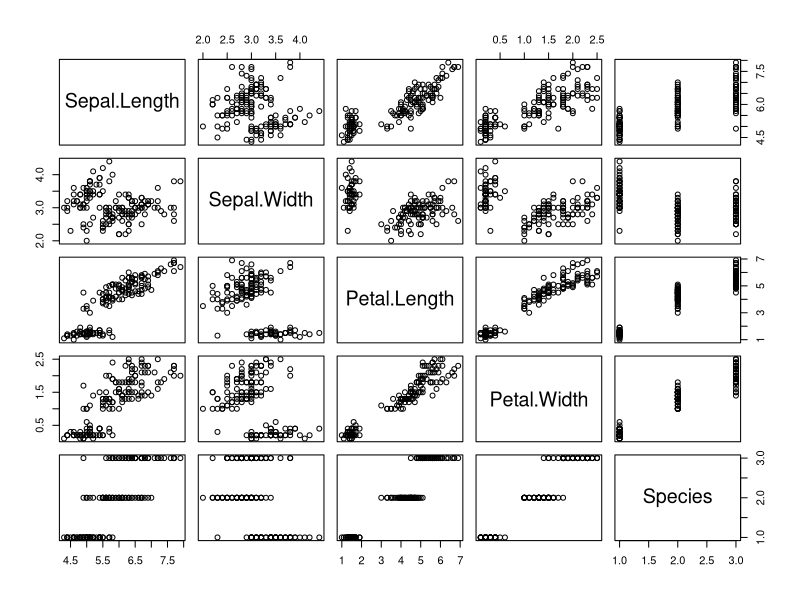
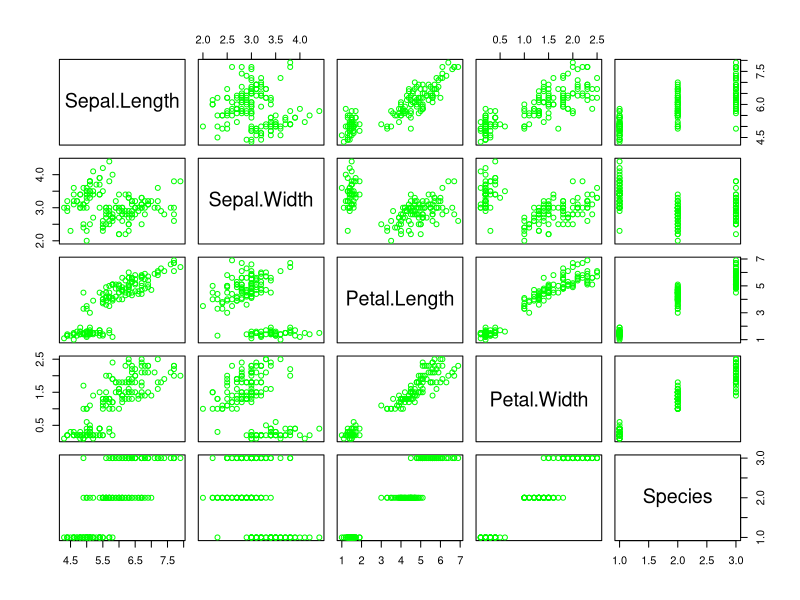
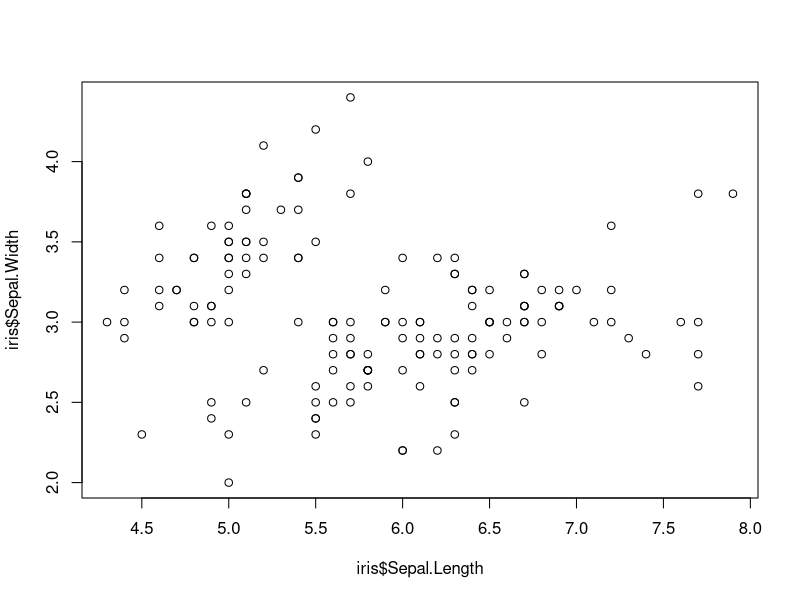
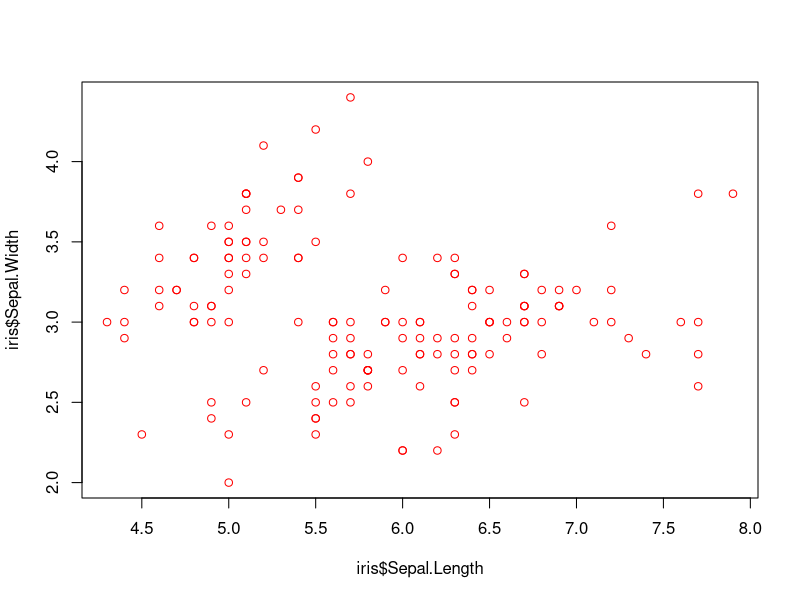
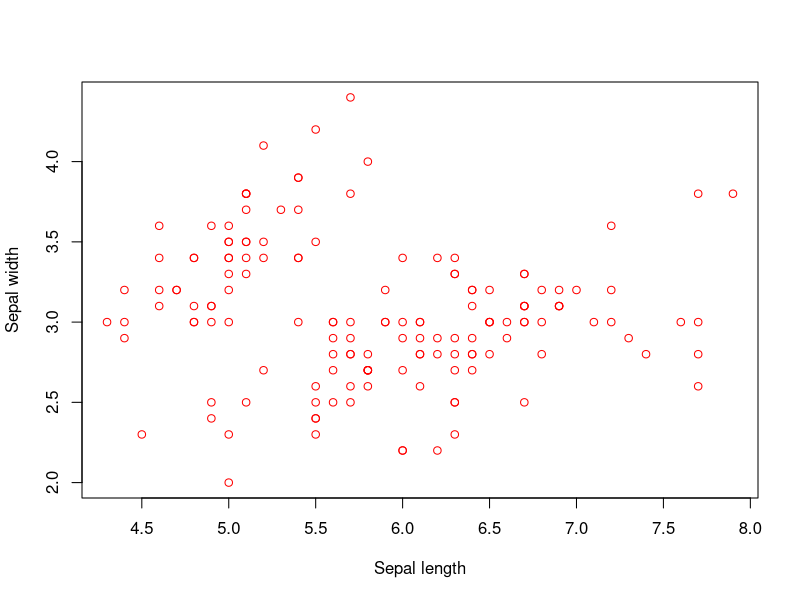
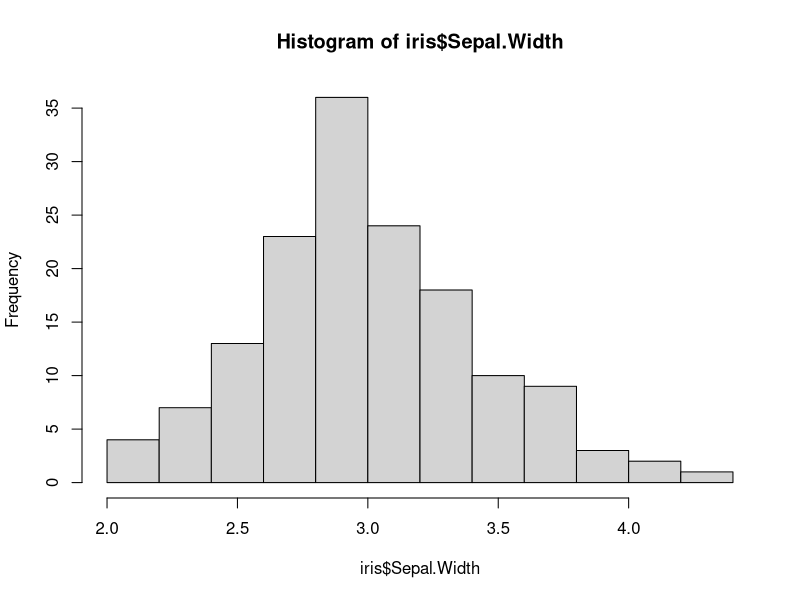
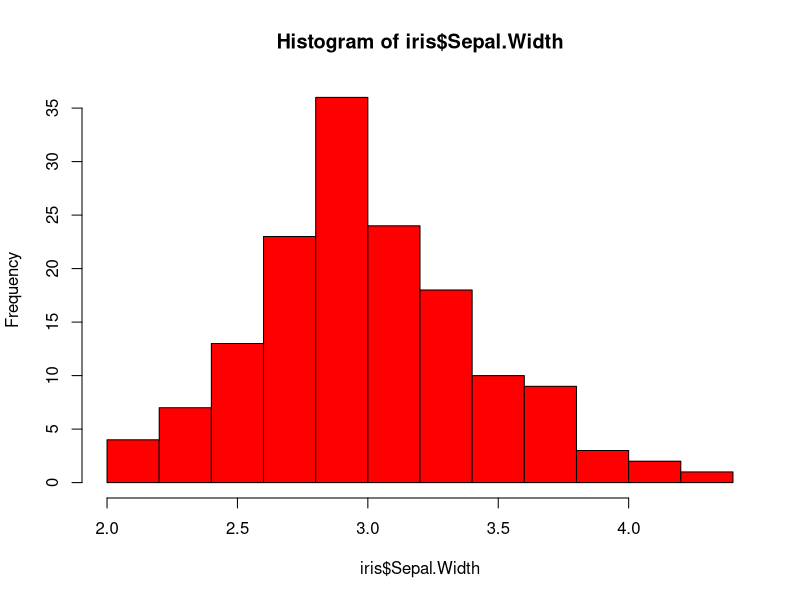
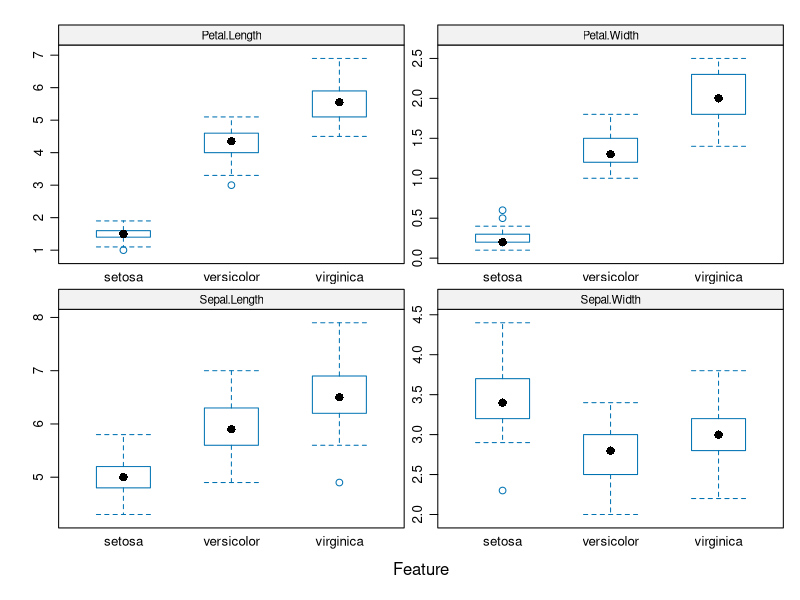

Generate these figures, in order, with R:
################################
#       Loading data set
################################

library(datasets)
data("iris")

################################
#       Display Summary
################################

head(iris,4)
tail(iris,4)

#summary
summary(iris)
summary(iris$Sepal.Length)

#check if ther any missing values
sum(is.na(iris))

#skimr()-expands on summary() by providing larger set of statistic
# installl.packages(skimr)
library(skimr)
skim(iris) #perform skim to display summary statistic

##group data by species them perform skim
iris %>%
  dplyr::group_by(Species) %>%
  skim()


################################
# Quick data visulization
#
# R base plot()
################################


#panel plots
plot(iris)
plot(iris,col = "green" )

#scatter plot
plot(iris$Sepal.Length,iris$Sepal.Width)
plot(iris$Sepal.Length,iris$Sepal.Width, col = "red") # makes the red circles

plot(iris$Sepal.Length,iris$Sepal.Width, col = "red", xlab = "Sepal length",ylab = "Sepal width")#add axis labels

#histogram
hist(iris$Sepal.Width)
hist(iris$Sepal.Width, col="red")

#feature plot
install.packages("caret")
library(caret)
featurePlot(x= iris[,1:4],
            iris$Species,
            plot= "box",
            strip=strip.custom(par.strip.text= list(cex =.7)),
            scales = list(x= list(relation = "free"),
                          y= list(relation = "free")))


      

